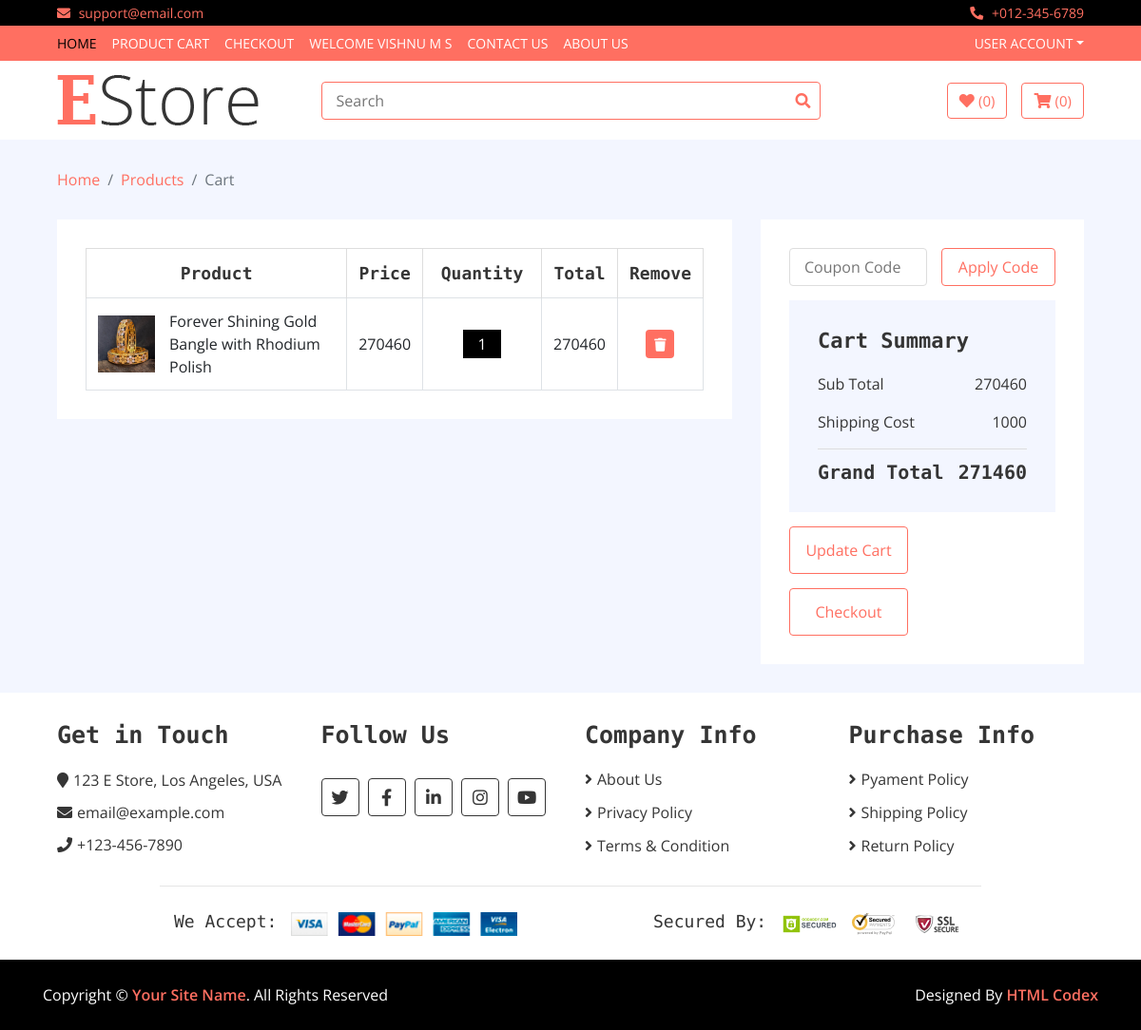
/cart/ (signed in), run on the app's committed database.
### webapp/models.py (models this page shows)
class CartDB(models.Model):
    user_name= models.CharField(max_length=100, null=True, blank=True)
    Product_name=models.CharField(max_length=100, null=True, blank=True)
    Quantity=models.IntegerField( null=True, blank=True)
    Price=models.IntegerField( null=True, blank=True)
    Total_price=models.IntegerField( null=True, blank=True)
    Prod_img=models.ImageField(upload_to="cartimg", null=True, blank=True)

### webapp/views.py (the view)
# urls.py: path('cart/',views.cart,name='cart'),
def cart(request):
    subtotal=0
    total=0
    data=CartDB.objects.filter(user_name=request.session['username'])
    for i in data:
        subtotal += i.Total_price
        if subtotal>150000:
            delivary_charge=1000
        else:
            delivary_charge = 5000
        total=subtotal+delivary_charge
    return render(request,"cart.html",{'data':data,'subtotal':subtotal,'total':total,'delivary_charge':delivary_charge})

### webapp/templates/cart.html (shortened to what this page needs)
<!DOCTYPE html>
{% load static %}
<html lang="en">
    <head>
        <link href="https://stackpath.bootstrapcdn.com/bootstrap/4.4.1/css/bootstrap.min.css" rel="stylesheet">
        <link href="https://cdnjs.cloudflare.com/ajax/libs/font-awesome/5.10.0/css/all.min.css" rel="stylesheet">
        <link href="{% static 'web/lib/slick/slick.css' %}" rel="stylesheet">
        <link href="{% static 'web/lib/slick/slick-theme.css' %}" rel="stylesheet">
        <link href="{% static 'web/css/style.css' %}" rel="stylesheet">
    </head>
    <body>
        <div class="top-bar">
            <div class="container-fluid">
                <div class="row">
                    <div class="col-sm-6">
                        <i class="fa fa-envelope"></i>
                        support@email.com
                    </div>
                    <div class="col-sm-6">
                        <i class="fa fa-phone-alt"></i>
                        +012-345-6789
                    </div>
                </div>
            </div>
        </div>
       <div class="nav">
            <div class="container-fluid">
                <nav class="navbar navbar-expand-md bg-dark navbar-dark">
                    <div class="collapse navbar-collapse justify-content-between" id="navbarCollapse">
                        <div class="navbar-nav mr-auto">
                            <a href="{% url 'home' %}" class="nav-item nav-link active">Home</a>
                            <a href="{% url 'cart' %}" class="nav-item nav-link">Product Cart</a>
                            <a href="{% url 'checkout' %}" class="nav-item nav-link">Checkout</a>
                            {% if request.session.username %}
                            <a href="{% url 'loginform' %}" class="nav-item nav-link">welcome {{request.session.username}}</a>
                            {% else %}
                            <a href="{% url 'loginform' %}" class="nav-item nav-link">REGISTER/LOGIN</a>
                            {% endif %}
                            <a href="{% url 'contact' %}" class="nav-item nav-link">Contact Us</a>
                            <a href="{% url 'about' %}" class="nav-item nav-link">About US</a>
                        </div>
                        <div class="navbar-nav ml-auto">
                            <div class="nav-item dropdown">
                                <a href="#" class="nav-link dropdown-toggle" data-toggle="dropdown">User Account</a>
                            </div>
                        </div>
                    </div>
                </nav>
            </div>
        </div>
        <div class="bottom-bar">
            <div class="container-fluid">
                <div class="row align-items-center">
                    <div class="col-md-3">
                        <div class="logo">
                            <a href="index.html">
                                <img src="img/logo.png" alt="Logo">
                            </a>
                        </div>
                    </div>
                    <div class="col-md-6">
                        <div class="search">
                            <input type="text" placeholder="Search">
                            <button><i class="fa fa-search"></i></button>
                        </div>
                    </div>
                    <div class="col-md-3">
                        <div class="user">
                            <a href="wishlist.html" class="btn wishlist">
                                <i class="fa fa-heart"></i>
                                <span>(0)</span>
                            </a>
                            <a href="cart.html" class="btn cart">
                                <i class="fa fa-shopping-cart"></i>
                                <span>(0)</span>
                            </a>
                        </div>
                    </div>
                </div>
            </div>
        </div>
        <div class="breadcrumb-wrap">
            <div class="container-fluid">
                <ul class="breadcrumb">
                    <li class="breadcrumb-item"><a href="#">Home</a></li>
                    <li class="breadcrumb-item"><a href="#">Products</a></li>
                    <li class="breadcrumb-item active">Cart</li>
                </ul>
            </div>
        </div>
        <div class="cart-page">
            <div class="container-fluid">
                <div class="row">
                    <div class="col-lg-8">
                        <div class="cart-page-inner">
                            <div class="table-responsive">
                                <table class="table table-bordered">
                                    <thead class="thead-dark">
                                        <tr>
                                            <th>Product</th>
                                            <th>Price</th>
                                            <th>Quantity</th>
                                            <th>Total</th>
                                            <th>Remove</th>
                                        </tr>
                                    </thead>
                                    <tbody class="align-middle">
                                    {% for d in data %}
                                        <tr>
                                            <td>
                                                <div class="img">
                                                    <a href="#"><img src="{{d.Prod_img.url}}" alt="Image" style="width:100px;height:80px;"></a>
                                                    <p>{{d.Product_name}}</p>
                                                </div>
                                            </td>
                                            <td>{{d.Price}}</td>
                                            <td>
                                                <div class="qty">
                                                    <input type="text" value="{{d.Quantity}}" >
                                                </div>
                                            </td>
                                            <td>{{d.Total_price}}</td>
                                            <td><a href="{% url 'deletecart' c_id=d.id %}"><button><i class="fa fa-trash"></i></button></a></td>
                                        </tr>
                                    {% endfor %}
                                    </tbody>
                                </table>
                            </div>
                        </div>
                    </div>
                    <div class="col-lg-4">
                        <div class="cart-page-inner">
                            <div class="row">
                                <div class="col-md-12">
                                    <div class="coupon">
                                        <input type="text" placeholder="Coupon Code">
                                        <button>Apply Code</button>
                                    </div>
                                </div>
                                <div class="col-md-12">
                                    <div class="cart-summary">
                                        <div class="cart-content">
                                            <h1>Cart Summary</h1>
                                            <p>Sub Total<span>{{subtotal}}</span></p>
                                            <p>Shipping Cost<span>{{delivary_charge}}</span></p>
                                            <h2>Grand Total<span>{{total}}</span></h2>
                                        </div>
                                        <div class="cart-btn">
                                            <button>Update Cart</button>
                                            <a href="{% url 'checkout' %}"><button>Checkout</button></a>
                                        </div>
                                    </div>
                                </div>
                            </div>
                        </div>
                    </div>
                </div>
            </div>
        </div>
        <div class="footer">
            <div class="container-fluid">
                <div class="row">
                    <div class="col-lg-3 col-md-6">
                        <div class="footer-widget">
                            <h2>Get in Touch</h2>
                            <div class="contact-info">
                                <p><i class="fa fa-map-marker"></i>123 E Store, Los Angeles, USA</p>
                                <p><i class="fa fa-envelope"></i>email@example.com</p>
                                <p><i class="fa fa-phone"></i>+123-456-7890</p>
                            </div>
                        </div>
                    </div>
                    <div class="col-lg-3 col-md-6">
                        <div class="footer-widget">
                            <h2>Follow Us</h2>
                            <div class="contact-info">
                                <div class="social">
                                    <a href=""><i class="fab fa-twitter"></i></a>
                                    <a href=""><i class="fab fa-facebook-f"></i></a>
                                    <a href=""><i class="fab fa-linkedin-in"></i></a>
                                    <a href=""><i class="fab fa-instagram"></i></a>
                                    <a href=""><i class="fab fa-youtube"></i></a>
                                </div>
                            </div>
                        </div>
                    </div>
                    <div class="col-lg-3 col-md-6">
                        <div class="footer-widget">
                            <h2>Company Info</h2>
                            <ul>
                                <li><a href="#">About Us</a></li>
                                <li><a href="#">Privacy Policy</a></li>
                                <li><a href="#">Terms & Condition</a></li>
                            </ul>
                        </div>
                    </div>
                    <div class="col-lg-3 col-md-6">
                        <div class="footer-widget">
                            <h2>Purchase Info</h2>
                            <ul>
                                <li><a href="#">Pyament Policy</a></li>
                                <li><a href="#">Shipping Policy</a></li>
                                <li><a href="#">Return Policy</a></li>
                            </ul>
                        </div>
                    </div>
                </div>
                <div class="row payment align-items-center">
                    <div class="col-md-6">
                        <div class="payment-method">
                            <h2>We Accept:</h2>
                            <img src="img/payment-method.png" alt="Payment Method" />
                        </div>
                    </div>
                    <div class="col-md-6">
                        <div class="payment-security">
                            <h2>Secured By:</h2>
                            <img src="img/godaddy.svg" alt="Payment Security" />
                            <img src="img/norton.svg" alt="Payment Security" />
                            <img src="img/ssl.svg" alt="Payment Security" />
                        </div>
                    </div>
                </div>
            </div>
        </div>
        <div class="footer-bottom">
            <div class="container">
                <div class="row">
                    <div class="col-md-6 copyright">
                        <p>Copyright &copy; <a href="#">Your Site Name</a>. All Rights Reserved</p>
                    </div>
                    <div class="col-md-6 template-by">
                        <p>Designed By <a href="https://htmlcodex.com">HTML Codex</a></p>
                    </div>
                </div>
            </div>
        </div>
    </body>
</html>

### data on the page
CartDB: session.username "VISHNU M S", Prod_img (picture), Product_name "Forever Shining Gold Bangle with Rhodium Polish", Price "270460", Quantity "1", Total_price "270460"

### other printed values
{{ subtotal }} "270460"
{{ delivary_charge }} "1000"
{{ total }} "271460"
